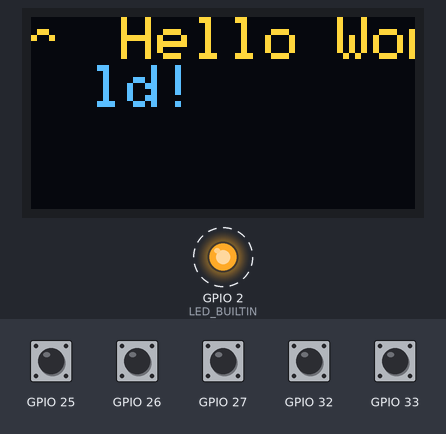
Simulated run of this program. Board: ESP32. On the bench: 128×64 one-colour display, output pins drawn as LEDs (lit = HIGH). Dashed ring = blinking. The inputs (shaded band) are chosen by the test bench; at power-on: GPIO 25–27, GPIO 32, GPIO 33 HIGH. The OLED is the two-colour kind (top 16 rows yellow); the display library's start-up logo is not drawn; what the program prints to the serial monitor is not drawn.

Above: at 1.2 s.
1.3 s: GPIO 25 pulled LOW for 0.15 s
At 1.53 s:
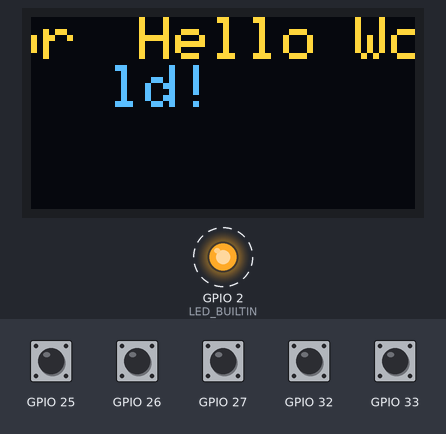
2.0 s: GPIO 26 pulled LOW for 1 s
At 2.7 s:
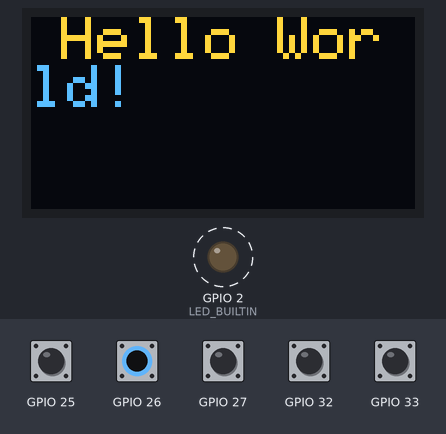
3.6 s: GPIO 27 pulled LOW for 1 s
5.2 s: GPIO 32 pulled LOW for 1 s
6.8 s: GPIO 33 pulled LOW for 1 s
8.4 s: GPIO 25 pulled LOW for 1 s
Timing chart, 0 to 11.0 s (numbered marks = the images above; inputs shaded):
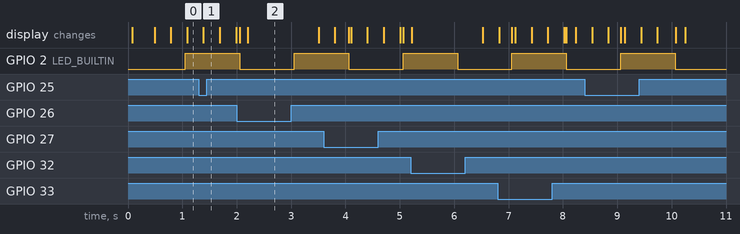

The program:

main.cpp
```cpp
#include "app.h"
#include "bsp.h"
#include "platform.h"
#include <Arduino.h>
#include <SPI.h>


using namespace platform;

PlatformClass Platform;
bsp::BspClass Bsp;
App app;

void setup()
{
  Bsp.initialize();
  app.start();
}

void loop()
{
  Bsp.updatePeriodic();
  Platform.runPeriodic();
}
```

app.h
```cpp
#ifndef app_H
#define app_H

#include "monotonicTimestamp.h"
#include "timer.h"

class App
{
public:
  App();
  ~App();

  void start();

private:
  void onBackgroundTimerElapsed(int arg1, size_t arg2);
  void onDownButtonPressed(int arg1, size_t arg2);
  void onUpButtonPressed(int arg1, size_t arg2);
  void onLeftButtonPressed(int arg1, size_t arg2);
  void onRightButtonPressed(int arg1, size_t arg2);
  void onCenterButtonPressed(int arg1, size_t arg2);

  platform::Timer backgroundTimer_;
  MonotonicTimestamp displaySequencerTs_;
};

#endif
```

bsp.h
```cpp
#ifndef bsp_h
#define bsp_h

#include "button.h"
#include "fixedLinkedList.h"
#include "led.h"
#include "oledDisplay.h"

namespace bsp {

class BspClass
{
public:
  BspClass();
  ~BspClass();

  void initialize();
  void updatePeriodic();

  Button upButton;
  Button downButton;
  Button leftButton;
  Button rightButton;
  Button centerButton;

  Led activityLed;

  OledDisplay display;

private:
  FixedLinkedList<Button*, 5> buttonList_;
  MonotonicTimestamp sampleTimestamp_;
};

}   // namespace bsp

extern bsp::BspClass Bsp;

#endif
```

button.h
```cpp
#ifndef button_H
#define button_H

#include "callbackHandler.h"
#include "monotonicTimestamp.h"

namespace bsp {

namespace buttonstates {
constexpr int off = 0;
constexpr int on = 1;
constexpr int pressed = 1;
}   // namespace buttonstates

class Button
{
public:
  Button(int digitalInputPin);
  ~Button();

  void initialize();
  void sample();

  CallbackHandler buttonDown;
  CallbackHandler buttonRepeat;

  int buttonState() { return buttonState_; }

  unsigned long repeatMilliseconds;

private:
  void changeState(int newState);

  int digitalInputPin_;
  uint32_t inputSamples_;
  int buttonState_;
  MonotonicTimestamp repeatTimestamp_;
  int lastReading_;
};

}   // namespace bsp

#if 0

// Variables will change:
int ledState = HIGH;        // the current state of the output pin
int buttonState;            // the current reading from the input pin
int lastButtonState = LOW;  // the previous reading from the input pin

// the following variables are unsigned longs because the time, measured in
// milliseconds, will quickly become a bigger number than can be stored in an int.
unsigned long lastDebounceTime = 0;  // the last time the output pin was toggled
unsigned long debounceDelay = 50;    // the debounce time; increase if the output flickers


void loop() {
  // read the state of the switch into a local variable:
  int reading = digitalRead(buttonPin);

  // check to see if you just pressed the button
  // (i.e. the input went from LOW to HIGH), and you've waited long enough
  // since the last press to ignore any noise:

  // If the switch changed, due to noise or pressing:
  if (reading != lastButtonState) {
    // reset the debouncing timer
    lastDebounceTime = millis();
  }

  if ((millis() - lastDebounceTime) > debounceDelay) {
    // whatever the reading is at, it's been there for longer than the debounce
    // delay, so take it as the actual current state:

    // if the button state has changed:
    if (reading != buttonState) {
      buttonState = reading;

      // only toggle the LED if the new button state is HIGH
      if (buttonState == HIGH) {
        ledState = !ledState;
      }
    }
  }

  // set the LED:
  digitalWrite(ledPin, ledState);

  // save the reading. Next time through the loop, it'll be the lastButtonState:
  lastButtonState = reading;
}
#endif

#endif
```

callbackFifo.h
```cpp
#ifndef callbackFifo_H
#define callbackFifo_H

#include <functional>

template <typename CallbackType, size_t MaxSize> class CallbackFIFO
{
public:
  struct Item
  {
    CallbackType callback;
    int intValue;
    size_t sizeValue;
  };

private:
  Item buffer[MaxSize];   // C-style array
  size_t head = 0;
  size_t tail = 0;
  size_t count = 0;

public:
  bool enqueue(const CallbackType& callback, int intValue, size_t sizeValue)
  {
    if (count >= MaxSize)
    {
      // FIFO is full, cannot enqueue
      return false;
    }

    buffer[tail].callback = callback;
    buffer[tail].intValue = intValue;
    buffer[tail].sizeValue = sizeValue;

    tail = (tail + 1) % MaxSize;
    ++count;

    return true;
  }

  bool dequeueAndExecute()
  {
    if (count == 0)
    {
      // FIFO is empty, cannot dequeue
      return false;
    }

    // Execute the callback
    buffer[head].callback.invokeCallback(buffer[head].intValue, buffer[head].sizeValue);

    head = (head + 1) % MaxSize;
    --count;

    return true;
  }

  size_t size() const { return count; }
};

#endif
```

callbackHandler.h
```cpp
#ifndef callback_H
#define callback_H

#include <functional>

class CallbackHandler
{
public:
  // Define a callback type that takes an int and returns void
  using CallbackType = std::function<void(int, size_t)>;

  // Method to set the callback
  void setCallback(CallbackType callback) { this->callback = callback; }

  // Method to invoke the callback
  void invokeCallback(int arg1, size_t arg2)
  {
    if (callback)
    {   // Check if callback is set
      callback(arg1, arg2);
    }
  }

  bool isSet() { return (callback) ? true : false; }

private:
  CallbackType callback;   // The callback
};

#endif
```

fixedLinkedList.h
```cpp
#ifndef fixedLinkedList_H
#define fixedLinkedList_H

#include <stddef.h>
#include <stdint.h>

template <typename T, size_t MaxSize> class FixedLinkedList
{
private:
  struct Node
  {
    T value;
    Node* next = nullptr;
  };

  Node nodes[MaxSize];
  Node* head = nullptr;
  Node* freeNodes = nullptr;   // Pointer to the head of the free nodes list
  size_t size = 0;

public:
  FixedLinkedList()
  {
    // Initialize the free list
    for (size_t i = 0; i < MaxSize - 1; ++i)
    {
      nodes[i].next = &nodes[i + 1];
    }
    nodes[MaxSize - 1].next = nullptr;
    freeNodes = &nodes[0];
  }

  bool add(const T& value)
  {
    if (size >= MaxSize || freeNodes == nullptr)
    {
      return false;   // No more free nodes
    }

    // Extract the first free node
    Node* newNode = freeNodes;
    freeNodes = freeNodes->next;

    newNode->value = value;
    newNode->next = nullptr;

    // Add to the end of the list
    if (head == nullptr)
    {
      head = newNode;
    }
    else
    {
      Node* current = head;
      while (current->next != nullptr)
      {
        current = current->next;
      }
      current->next = newNode;
    }

    size++;
    return true;
  }

  bool remove(size_t index)
  {
    if (index >= size)
    {
      return false;   // Index out of bounds
    }

    Node* toDelete = nullptr;

    if (index == 0)
    {
      toDelete = head;
      head = head->next;
    }
    else
    {
      Node* current = head;
      for (size_t i = 0; i < index - 1; ++i)
      {
        current = current->next;
      }
      toDelete = current->next;
      current->next = toDelete->next;
    }

    // Add the removed node back to the free list
    toDelete->next = freeNodes;
    freeNodes = toDelete;

    size--;
    return true;
  }

  T* get(size_t index)
  {
    if (index >= size)
    {
      return nullptr;   // Index out of bounds
    }

    Node* current = head;
    for (size_t i = 0; i < index; ++i)
    {
      current = current->next;
    }

    return &(current->value);
  }

  size_t getSize() const { return size; }

  // Iterator class definition
  class Iterator
  {
  private:
    Node* currentNode;

  public:
    Iterator(Node* node) : currentNode(node) {}

    // Prefix increment
    Iterator& operator++()
    {
      if (currentNode)
        currentNode = currentNode->next;
      return *this;
    }

    // Dereference
    T& operator*() const { return currentNode->value; }

    // Equality check
    bool operator==(const Iterator& other) const { return currentNode == other.currentNode; }

    // Inequality check
    bool operator!=(const Iterator& other) const { return currentNode != other.currentNode; }
  };

  // Return iterator to the beginning of the list
  Iterator begin() const { return Iterator(head); }

  // Return iterator to the end of the list (nullptr signifies end)
  Iterator end() const { return Iterator(nullptr); }
};

#endif
```

led.h
```cpp
#ifndef led_H
#define led_H

namespace bsp {

class Led
{
public:
  Led(int digitalOutputPin);
  ~Led();

  void initialize();
  void setOutput(bool on);
  void toggle();

private:
  int digitalOutputPin_;
  bool on_;
};

}   // namespace bsp

#endif
```

monotonicTimestamp.h
```cpp
#ifndef MONOTONIC_TIMESTAMP_H
#define MONOTONIC_TIMESTAMP_H

#include "timeSpan.h"
#include <Arduino.h>
#include <stdint.h>


class MonotonicTimestamp
{
public:
  MonotonicTimestamp() : timestamp_(0) {}
  explicit MonotonicTimestamp(unsigned long initialTimestamp) : timestamp_(initialTimestamp) {}

  static MonotonicTimestamp now()
  {
    MonotonicTimestamp time;

    time = millis();

    return time;
  }

  // Overload the assignment operator for MonotonicTimestamp objects
  MonotonicTimestamp& operator=(const MonotonicTimestamp& other)
  {
    // Check for self-assignment
    if (this != &other)
    {
      setTimestamp(other.timestamp_);
    }
    return *this;
  }

  // Allow assignment from unsigned long directly
  MonotonicTimestamp& operator=(unsigned long newTimestamp)
  {
    setTimestamp(newTimestamp);
    return *this;
  }

  TimeSpan operator-(const MonotonicTimestamp& rhs)
  {
    TimeSpan timeSpan(timestamp_, rhs.timestamp());
    return timeSpan;
  }

  // Set the timestamp, ensuring it does not move backwards
  void setTimestamp(unsigned long newTimestamp) { timestamp_ = newTimestamp; }

  // Increment the timestamp by a specified amount.
  void addMilliseconds(unsigned long amount) { timestamp_ += amount; }

  void addSeconds(int seconds) { timestamp_ += (seconds * 1e3); }

  // Comparison operators
  bool operator==(const MonotonicTimestamp& other) const { return timestamp_ == other.timestamp_; }

  bool operator!=(const MonotonicTimestamp& other) const { return timestamp_ != other.timestamp_; }

  bool operator<(const MonotonicTimestamp& other) const { return timestamp_ < other.timestamp_; }

  bool operator<=(const MonotonicTimestamp& other) const { return timestamp_ <= other.timestamp_; }

  bool operator>(const MonotonicTimestamp& other) const { return timestamp_ > other.timestamp_; }

  bool operator>=(const MonotonicTimestamp& other) const { return timestamp_ >= other.timestamp_; }

  // Get the current timestamp value
  unsigned long timestamp() const { return timestamp_; }

private:
  unsigned long timestamp_;
};

#endif   // MONOTONIC_TIMESTAMP_HPP
```

oledDisplay.h
```cpp
#ifndef oledDisplay_H
#define oledDisplay_H

#include "monotonicTimestamp.h"
#include <Adafruit_GFX.h>
#include <Adafruit_SSD1306.h>


namespace bsp {

class OledDisplay
{
public:
  OledDisplay();
  ~OledDisplay();

  void initialize();
  void updateDemoSequencer();
  void setDemoSequencerState(int step);

private:
  Adafruit_SSD1306 display_;
  int demoSequencerStep_;
  MonotonicTimestamp nextStateTimestamp_;
};

}   // namespace bsp

#endif
```

platform.h
```cpp
#ifndef platform_h
#define platform_h

#include "callbackFifo.h"
#include "platformConstants.h"
#include "timerSubsystem.h"
#include <stdint.h>

// Define the callback type for ease of use
using PlatformCallbackType = std::function<void(int, size_t)>;

namespace platform {

class PlatformClass
{
public:
  PlatformClass();
  ~PlatformClass();

  void runPeriodic();

  TimerSubsystem timers;

  bool enqueueCallback(const CallbackHandler& callback, int intValue, size_t sizeValue);

private:
  void initialize();
  CallbackFIFO<CallbackHandler, 100> callbackFifo_;

  unsigned long lastTimestamp_;
};

}   // namespace platform

extern platform::PlatformClass Platform;

#endif
```

platformConstants.h
```cpp
#ifndef platformConstants_H
#define platformConstants_H

#include <stddef.h>
#include <stdint.h>

namespace platform {
namespace eventtypes {
constexpr int timer = 1;
constexpr int button = 2;
}   // namespace eventtypes

namespace timerevents {
constexpr size_t elapsed = 1;
}

namespace buttonevents {
constexpr size_t pressed = 1;
constexpr size_t repeat = 2;
}   // namespace buttonevents
}   // namespace platform

#endif
```

timeSpan.h
```cpp
#ifndef TIME_SPAN_HPP
#define TIME_SPAN_HPP

#include <stdint.h>
typedef uint32_t milliseconds_t;
typedef int32_t seconds_t;

class TimeSpan
{
public:
  // Default constructor initializes to a zero-length time span
  TimeSpan() : delta_(0) {}

  TimeSpan(unsigned long lhs, unsigned long rhs) { delta_ = (lhs < rhs) ? -((long)(rhs - lhs)) : (long)(lhs - rhs); }

  // Set the time span based on two MonotonicTimestamps
  void setSpan(long deltaArg) { delta_ = deltaArg; }

  // Get the delta in unsigned long format
  long delta() const { return delta_; }

  // Other useful methods could include:
  // Adding or subtracting time from the TimeSpan
  // Comparing two TimeSpans
  // Conversion to different time units (seconds, minutes, etc.), assuming a base unit for the timestamp

private:
  long delta_;   // The delta between two timestamps
};

#endif   // TIME_SPAN_HPP
```

timer.h
```cpp
#ifndef timer_h
#define timer_h

#include "callbackHandler.h"
#include "monotonicTimestamp.h"
#include <stdint.h>

namespace platform {

class Timer
{
public:
  Timer();
  ~Timer();

  bool start(unsigned long newIntervalMilliseconds, bool autoRepeat);
  void stop();

  void update(MonotonicTimestamp timestamp);

  MonotonicTimestamp elapsedTimestamp;
  unsigned long intervalMilliseconds;
  bool repeat;
  bool started;
  CallbackHandler elapsed;
};

}   // namespace platform

#endif
```

timerSubsystem.h
```cpp
#ifndef timerSubsystem_H
#define timerSubsystem_H

#include "fixedLinkedList.h"
#include "timer.h"

namespace platform {

class TimerSubsystem
{
public:
  TimerSubsystem();
  ~TimerSubsystem();

  void updatePeriodic();
  void add(Timer* timer);

private:
  FixedLinkedList<Timer*, 3> timerList_;
};

}   // namespace platform

#endif
```

app.cpp
```cpp
#include "app.h"
#include "bsp.h"
#include "platform.h"

App::App() {}

App::~App() {}

void App::start()
{
  Platform.timers.add(&backgroundTimer_);
  backgroundTimer_.elapsed.setCallback(
    std::bind(&App::onBackgroundTimerElapsed, this, std::placeholders::_1, std::placeholders::_2));
  backgroundTimer_.start(1000, true);
  Bsp.display.setDemoSequencerState(1);
  Bsp.downButton.buttonDown.setCallback(
    std::bind(&App::onDownButtonPressed, this, std::placeholders::_1, std::placeholders::_2));
  Bsp.upButton.buttonDown.setCallback(
    std::bind(&App::onUpButtonPressed, this, std::placeholders::_1, std::placeholders::_2));
  Bsp.leftButton.buttonDown.setCallback(
    std::bind(&App::onLeftButtonPressed, this, std::placeholders::_1, std::placeholders::_2));
  Bsp.rightButton.buttonDown.setCallback(
    std::bind(&App::onRightButtonPressed, this, std::placeholders::_1, std::placeholders::_2));
  Bsp.centerButton.buttonDown.setCallback(
    std::bind(&App::onCenterButtonPressed, this, std::placeholders::_1, std::placeholders::_2));
}

void App::onBackgroundTimerElapsed(int arg1, size_t arg2)
{
  Bsp.activityLed.toggle();
}

void App::onDownButtonPressed(int arg1, size_t arg2)
{
  Serial.println("Down Pressed");
}

void App::onUpButtonPressed(int arg1, size_t arg2)
{
  Serial.println("Up Pressed");
}

void App::onLeftButtonPressed(int arg1, size_t arg2)
{
  Serial.println("Left Pressed");
}

void App::onRightButtonPressed(int arg1, size_t arg2)
{
  Serial.println("Right Pressed");
}

void App::onCenterButtonPressed(int arg1, size_t arg2)
{
  Serial.println("Center Pressed");
}
```

bsp.cpp
```cpp
#include "bsp.h"
#include <Arduino.h>

namespace bsp {

BspClass::BspClass()
    : upButton(32), downButton(33), leftButton(25), rightButton(26), centerButton(27), activityLed(LED_BUILTIN)
{
  buttonList_.add(&upButton);
  buttonList_.add(&downButton);
  buttonList_.add(&leftButton);
  buttonList_.add(&rightButton);
  buttonList_.add(&centerButton);
}

BspClass::~BspClass() {}

void BspClass::initialize()
{
  Serial.begin(115200);

  Serial.println("BspClass::initialize()");

  activityLed.initialize();
  display.initialize();

  for (auto it = buttonList_.begin(); it != buttonList_.end(); ++it)
  {
    Button* button = *it;
    if (button)
    {
      button->initialize();
    }
  }
}

void BspClass::updatePeriodic()
{
  MonotonicTimestamp now = MonotonicTimestamp::now();
  if (now > sampleTimestamp_)
  {
    sampleTimestamp_ = now;
    sampleTimestamp_.addMilliseconds(14);

    for (auto it = buttonList_.begin(); it != buttonList_.end(); ++it)
    {
      Button* button = *it;
      if (button)
      {
        button->sample();
      }
    }

    display.updateDemoSequencer();
  }
}

}   // namespace bsp
```

led.cpp
```cpp
#include "led.h"
#include <Arduino.h>

namespace bsp {

Led::Led(int digitalOutputPin) : digitalOutputPin_(digitalOutputPin) {}

Led::~Led() {}

void Led::initialize()
{
  pinMode(digitalOutputPin_, OUTPUT);
}

void Led::setOutput(bool on)
{
  on_ = on;
  digitalWrite(digitalOutputPin_, on ? HIGH : LOW);
}

void Led::toggle()
{
  setOutput(!on_);
}

}   // namespace bsp
```

platform.cpp
```cpp
#include "platform.h"
#include <Arduino.h>

namespace platform {

PlatformClass::PlatformClass()
{
  lastTimestamp_ = 0;
}

PlatformClass::~PlatformClass() {}

bool PlatformClass::enqueueCallback(const CallbackHandler& callback, int intValue, size_t sizeValue)
{
  return callbackFifo_.enqueue(callback, intValue, sizeValue);
}

void PlatformClass::runPeriodic()
{
  // update soft timers
  unsigned long now = millis();
  if (now != lastTimestamp_)
  {
    timers.updatePeriodic();
    lastTimestamp_ = now;
  }

  // Dequeue and execute callbacks
  while (callbackFifo_.size() > 0)
  {
    callbackFifo_.dequeueAndExecute();
  }
}

}   // namespace platform
```

timerSubsystem.cpp
```cpp
#include "timerSubsystem.h"

namespace platform {

TimerSubsystem::TimerSubsystem() {}

TimerSubsystem::~TimerSubsystem() {}

void TimerSubsystem::updatePeriodic()
{
  MonotonicTimestamp now = MonotonicTimestamp::now();

  for (auto it = timerList_.begin(); it != timerList_.end(); ++it)
  {
    Timer* timer = *it;
    if (timer)
    {
      timer->update(now);
    }
  }
}

void TimerSubsystem::add(Timer* timer)
{
  timerList_.add(timer);
}

}   // namespace platform
```

Source omitted: button.cpp (2129 bytes), oledDisplay.cpp (2779 bytes), timer.cpp (974 bytes)
